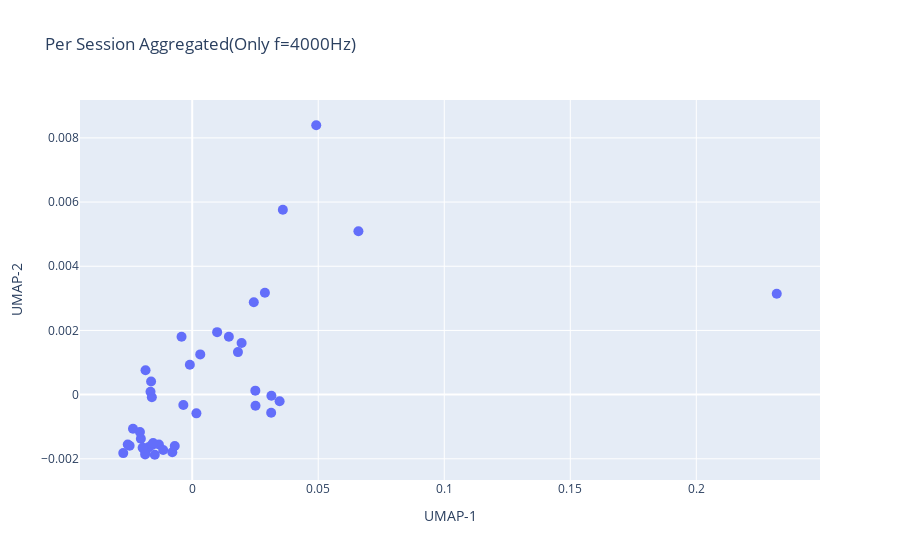

Notebook code for this chart:
### Code cell
train_emb, train_y, train_grp = load_dataset(split_df, _, feature_path, "train", model_type)
val_emb, val_y, val_grp = load_dataset(split_df, _, feature_path, "val", model_type)
test_emb, test_y, test_grp = load_dataset(split_df, _, feature_path, "test", model_type)
imp_emb, imp_y, imp_grp = load_dataset(split_df, _, feature_path, "impostor", model_type)

train_emb = torch.from_numpy(train_emb).float()
val_emb = torch.from_numpy(val_emb).float()
test_emb = torch.from_numpy(test_emb).float()
imp_emb = torch.from_numpy(imp_emb).float()

train_emb, val_emb, test_emb, imp_emb = z_score(train_emb, val_emb, test_emb, imp_emb)

freq = 2

emb_train_ses, y_train_ses, train_grp = aggregate_by_session_per_freq(train_emb, train_y, train_grp, train_freq, freq)    
emb_val_ses, y_val_ses, val_grp = aggregate_by_session_per_freq(val_emb, val_y, val_grp, val_freq, freq)
emb_test_ses, y_test_ses, test_grp = aggregate_by_session_per_freq(test_emb, test_y, test_grp, test_freq, freq)
emb_imp_ses, y_imp_ses, imp_grp = aggregate_by_session_per_freq(imp_emb, imp_y, imp_grp, imp_freq, freq)

group = []
for i, j in zip(y_train_ses, train_grp):
    if int(i) < 10:
        group.append(f"user_0{i}_session_{j}")
    else:
        group.append(f"user_{i}_session_{j}")
train_grp = np.array(group)

group = []
for i, j in zip(y_val_ses, val_grp):
    if int(i) < 10:
        group.append(f"user_0{i}_session_{j}")
    else:
        group.append(f"user_{i}_session_{j}")
val_grp = np.array(group)

group = []
for i, j in zip(y_test_ses, test_grp):
    if int(i) < 10:
        group.append(f"user_0{i}_session_{j}")
    else:
        group.append(f"user_{i}_session_{j}")
test_grp = np.array(group)

group = []
for i, j in zip(y_imp_ses, imp_grp):
    if int(i) < 10:
        group.append(f"user_0{i}_session_{j}")
    else:
        group.append(f"user_{i}_session_{j}")
imp_grp = np.array(group)

all_emb = torch.cat([emb_train_ses, emb_val_ses, emb_test_ses, emb_imp_ses], dim = 0)
all_users = np.concatenate([y_train_ses, y_val_ses, y_test_ses, y_imp_ses],axis = 0)
all_sessions = np.concatenate([train_grp, val_grp, test_grp, imp_grp], axis = 0)

import umap

umap_model = umap.UMAP(
    n_neighbors = 15,
    min_dist = 0.1,
    n_components = 2,
    metric = "cosine",   
    random_state = 19
)

umap_model.fit_transform(emb_train_ses)
emb_u = umap_model.transform(all_emb)

import matplotlib.pyplot as plt
import plotly.graph_objects as go

fig = go.Figure(
    data = go.Scatter(
        x = all_emb[:, 0], 
        y = all_emb[:, 1],
        mode = "markers",
        marker = dict(size = 10),
        text = all_sessions,         
        hoverinfo = "text"
    )
)

fig.update_layout(
    title = "Per Session Aggregated(Only f=4000Hz)",
    xaxis_title = "UMAP-1",
    yaxis_title = "UMAP-2",
)

fig.show()

### Figure 1 — Plotly figure (JSON) as saved in the notebook; plotly's stock layout.template omitted (floating-point values rounded to 4 significant figures)
{"data": [{"hoverinfo": "text", "marker": {"size": 10}, "mode": "markers", "text": ["user_18_session_3", "user_18_session_2", "user_08_session_6", "user_08_session_2", "user_11_session_2", "user_11_session_3", "user_12_session_2", "user_12_session_3", "user_14_session_1", "user_03_session_1", "user_07_session_1", "user_07_session_3", "user_14_session_2", "user_03_session_2", "user_08_session_1", "user_18_session_4", "user_11_session_4", "user_12_session_1", "user_03_session_3", "user_14_session_3", "user_07_session_2", "user_08_session_4", "user_18_session_1", "user_11_session_1", "user_12_session_4", "user_14_session_4", "user_03_session_4", "user_07_session_4", "user_08_session_5", "user_08_session_3", "user_02_session_1", "user_15_session_1", "user_02_session_2", "user_15_session_2", "user_05_session_2", "user_05_session_1", "user_13_session_2", "user_04_session_2", "user_13_session_1", "user_04_session_1", "user_10_session_1", "user_10_session_2"], "type": "scatter", "x": [0.01454, -0.01632, 0.02443, 0.03596, -0.000933, -0.02037, -0.01655, 0.03468, 0.03132, -0.0183, -0.02483, -0.01588, -0.003516, -0.01716, 0.0492, 0.003189, -0.01867, -0.01602, -0.01485, -0.01321, -0.01867, 0.02511, -0.004229, -0.02736, 0.02504, -0.007895, -0.01152, -0.01967, 0.02884, 0.03142, -0.01852, 0.009888, -0.02557, 0.01959, 0.01815, 0.06594, -0.006923, -0.02074, -0.01551, -0.0235, 0.2319, 0.001662], "y": [0.001801, 0.0004084, 0.002881, 0.005763, 0.0009299, -0.001376, 9.139e-05, -0.0002073, -0.0005675, -0.001719, -0.001595, -0.001565, -0.0003256, -0.001629, 0.008394, 0.001253, -0.001771, -8.283e-05, -0.001874, -0.001557, -0.001864, -0.0003459, 0.001802, -0.001822, 0.0001236, -0.001798, -0.001727, -0.001657, 0.003174, -3.321e-05, 0.00076, 0.001946, -0.001554, 0.001608, 0.001325, 0.005091, -0.001599, -0.001166, -0.001507, -0.001062, 0.003143, -0.0005841]}], "layout": {"title": {"text": "Per Session Aggregated(Only f=4000Hz)"}, "xaxis": {"title": {"text": "UMAP-1"}}, "yaxis": {"title": {"text": "UMAP-2"}}}}
